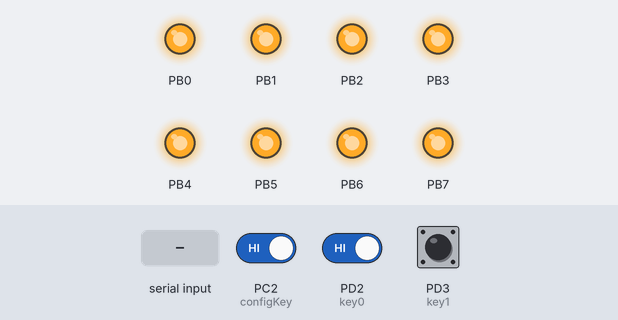
Bench run of a program on a simulated ATmega328P, built with avr-gcc and emulated at 16 MHz. Shown: output pins drawn as LEDs (lit = HIGH). Inputs (shaded band) come from the test bench; at power-on: PC2 (configKey) HIGH, PD2 (key0) HIGH, PD3 (key1) HIGH. What the program prints to the serial monitor is not drawn.

Above: at 1.2 s.
1.3 s: "1" received over Serial
At 2.0 s:
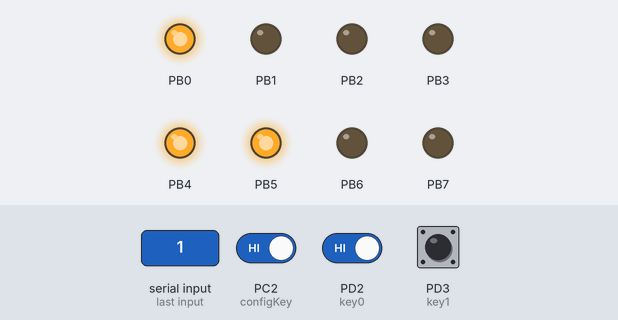
2.8 s: "0" received over Serial
At 4.0 s:
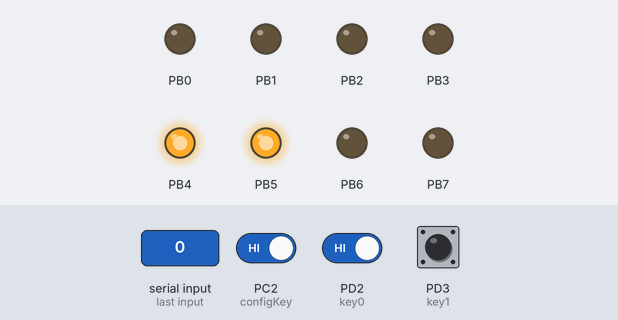
4.3 s: "2" received over Serial
At 5.4 s:
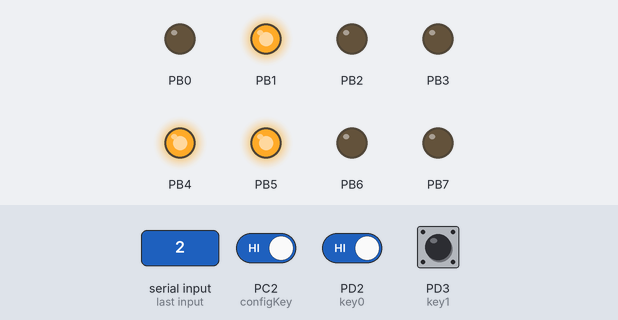
10.0 s: PC2 (configKey) driven LOW and PD2 (key0) driven LOW
At 11.4 s:
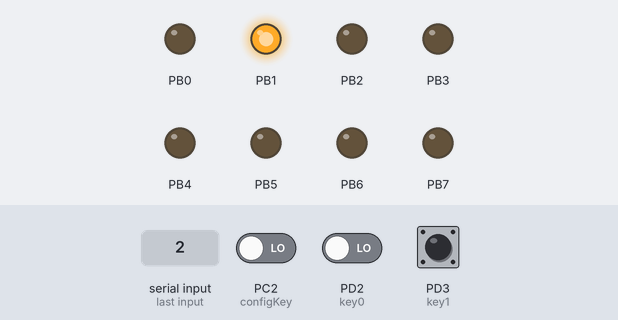
Timing chart, 0 to 12.5 s (numbered marks = the images above; inputs shaded):
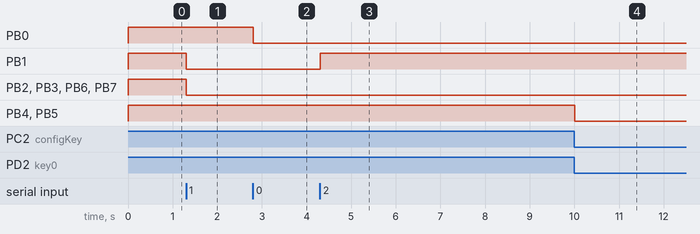

Measured:
- after the input at 1.3 s, PB1–3, PB6, PB7: HIGH → LOW at once
- after the input at 2.8 s, PB0: HIGH → LOW at once
- after the input at 4.3 s, PB1: LOW → HIGH at once
- after the input at 10.0 s, PB4, PB5: HIGH → LOW at once

The program:

main.c
```c
/*
 * ATMegaRS232Chat.c
 *
 * master sends keys to client. Client switches LEDs according to key
 * master receives LED status and lights LEDs accordingly
 *
 * Configuration of master and worker is done by pulling bit 0 on PortC
 * high (client) or low (master)
 *
 * Update for new ARBKVS Board 20200818
 * Note: The connections to the RX Pins must be directly on the Arduino
 *       The ARBKVS Board has a push-pull stage between PortD0/D1 and its wiring
 *	     pins so that the input (RX) cannot be used.
 */
#include <avr/io.h>
#include <avr/interrupt.h>
#include <stdint.h>
#include <stdbool.h>

#include "init.h"
#include <util/delay.h>

volatile uint8_t ledStatus = 0xFF; // LEDs on (0xff) or off (0x00)
volatile uint8_t counter = 0x06;
volatile uint8_t value = 0x00;
const uint8_t maxLoops = 0xFF; // blink with delay

void transmitData(uint8_t data);

/*
 * Counts LED state that is then transmitted to the Master board
 */
ISR(TIMER0_OVF_vect)
{
	TCNT0 = 0x00;				// reset counter register
	counter++;					// increment loop count
	if (counter >= maxLoops)	// change status only if max loops reached
	{
		//ledStatus ^= 0xff;	// blink other leds with invert
		counter = 0x00;
	}
}

/*
 * USART receive ISR. Take the byte from the usart register
 * and write it to PortB (LEDs indicating the result)
 */
ISR(USART_RX_vect)
{
	ledStatus = UDR0;
	outputPort = (ledStatus >> 3);
}

/*
 * ISR if key0 was pressed. In that case, switch the leds on the client
 * to OFF state
 * Keys work only in Master mode. In worker mode this is nop
 */
ISR(INT0_vect)
{
	if (!isWorker())
	{
		_delay_ms(10); // ignore further triggers (debouncing)
		if (value<5)
		{
			value++;
		}
		outputPort = (1<<value);
		transmitData(1<<value);
	}
	EIFR = (1<<INT0); // clear pending interrupts
}

/*
 * ISR if key1 was pressed. In that case, switch the leds on the client
 * to ON state
 * Keys work only in Master mode. In worker mode this is nop
 */
ISR(INT1_vect)
{
	if (!isWorker())
	{
		_delay_ms(10); // ignore further triggers (debouncing)
		if (value>0)
		{
			value--;
		}
		outputPort = (1<<value);
		transmitData(1<<value);
	}
	EIFR = (1<<INT1); // clear pending interrupts
}


/*
 * polling transmission routine
 * wait for the send buffer to become empty and send the data
 */
void transmitData(uint8_t data)
{
	/* Wait for empty transmit buffer = USART Data Register Empty */
	while ( !( UCSR0A & (1<<UDRE0)) );
	/* Put data into buffer, sends the data */
	UDR0 = data;
}


/*
 * returns true, if board is set to worker mode
 * for putting a board into master mode pin
 * on PortC must be pulled to GND
 */
bool isWorker()
{
	return (configPin & (1<<configKey)) == (1<<configKey);
}

int main(void)
{
	initialize_application();

	outputPort = 0xff;
	while (1)
	{
		// in worker mode, we set the current ledStatus on the PortB pins
		// and transmit the current status back to the master
		if (isWorker())
		{
			outputPort = ledStatus;
			transmitData(counter);
		}
		else
		{
			// in Master mode: Do nothing (will all be handled in the ISR)
		}
	}
}
```

init.c
```c
/*
 * init.c
 *
 * Initialization Routines for the Chat Program
 *
 */
#include <avr/io.h>
#include <avr/interrupt.h>
#include <stdint.h>
#include <stdbool.h>
#include "init.h"
#include <util/delay.h>

void initialize_timer()
{
	cli();
	TCCR0A &= 0b11111100;				// Normal mode of operation
	TCCR0B |= (1<<CS02) | (1<<CS00);	// Clock/1024
	TCNT0 = 0x00;						// Count from 0x00
	TIMSK0 |= (1<<TOIE0);				// Timer overflow interrupt
	sei();
}

/*
 * Initialize INT0 and INT1 to be used.
 * Keys must be connected to the respective Pins on the board
 * PD2 and PD3
 */
void initializeKeyISR()
{
	cli();
	EICRA |= (1<<ISC01 | 1<<ISC11); // falling edge on INT0 or INT1 trigger interrrupt
	EIMSK |= (1<<INT0 | 1<<INT1); // enable INT0 and INT1 interrupts
	sei();
}

/*
 * initialize USART to ubrr baud rate, 8N2
 */
void initialize_USART( unsigned int ubrr)
{
	/*Set baud rate */
	UBRR0H = (unsigned char)(ubrr>>8);
	UBRR0L = (unsigned char)ubrr;
	/* Enable receiver and transmitter */

	/* Set frame format: 8data, 2stop bit */
	UCSR0C = (1<<USBS0)|(3<<UCSZ00);
	// Enable Receive, Transmit, Receive Interrupt
	UCSR0B = (1<<RXEN0)|(1<<TXEN0)|(1<<RXCIE0);
}


/*
 * initialize the key Port to be used
 * as active low input for the two keyboard pins
 */
void initialize_keys()
{
	keyPortDDR &= ~((1<<key0) | (1<<key1));
	keyPort |= 	((1<<key0) | (1<<key1)); // enable internal pullups
}


/*
 * set the IO registers,
 * initialize I/O devices
 * initialize timers
 * initialize ISR
 */
void initialize_application()
{
	outputPortDDR = 0xFF;	// output for LEDs
	configPortDDR = 0x00;	// input for device configuration
	configPort = 0xFF;   // Enable Pullups (defines if the board works as master or worker
					// For master mode, pull down one pin
	initialize_keys();
	initializeKeyISR();
	initialize_USART(MYUBRR);

	// use TOVF interrupt for blinking only on worker side
	if (isWorker())
	{
		initialize_timer();
	}
}
```

init.h
```c
/*
 * init.h
 *
 * initialization routines and definitions
 *
 */


#ifndef INIT_H_
#define INIT_H_

#define key0 PD2
#define key1 PD3
#define keyPort PORTD
#define keyPortDDR DDRD
#define keyPin PIND

#define configKey PC2
#define configPort PORTC
#define configPortDDR DDRC
#define configPin PINC

#define outputPortDDR DDRB
#define outputPort PORTB


#define F_CPU 16000000 // Clock Speed, use external OSC, no divide
#define BAUD 2400
#define MYUBRR F_CPU/16/BAUD-1

void initialize_application();
bool isWorker();

#endif /* INIT_H_ */
```
